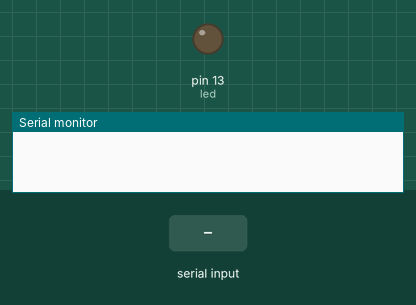
This sketch was run on a simulated Arduino Uno, built with avr-gcc and run on an emulated ATmega328P. On the bench: output pins drawn as LEDs (lit = HIGH), the last lines printed to the serial monitor. The test bench sets the inputs (shaded band).

Above: at 1.2 s.
1.3 s: "a" received over Serial
At 1.7 s:
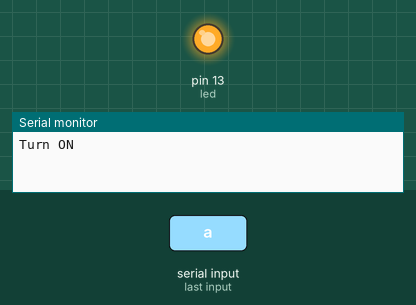
2.8 s: "b" received over Serial
At 4.1 s:
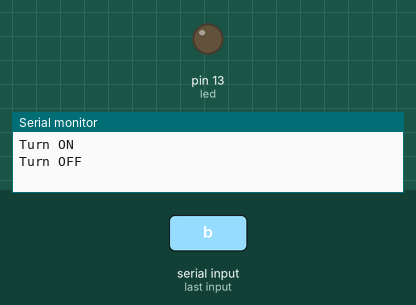
Timing chart, 0 to 5.8 s (numbered marks = the images above; inputs shaded):
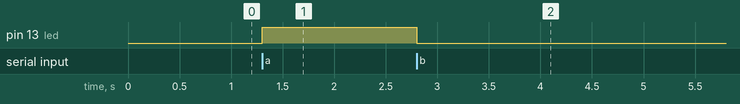

Measured:
- after the input at 1.3 s, pin 13 (led): LOW → HIGH at once
- after the input at 2.8 s, pin 13 (led): HIGH → LOW at once

The sketch:

BlueTooth_ino.ino
```cpp
byte ch;                    //定义变量ch
int led = 13;                 //定义LED灯端口
void setup()
{
  Serial.begin(9600);         //设置通信波特率为9600
  pinMode(led,OUTPUT);
}

void loop()
{
  if ( Serial.available() )       //判断缓冲器是否接收到数据
  {
    ch = Serial.read();        //有数据，将接收到的数据赋值ch
if ( ch == 'a' )           //收到字符‘a’
    {
      Serial.println("Turn ON");
      digitalWrite(led, HIGH);
    }
    else if(ch == 'b')          //收到字符‘b’
    {
      Serial.println("Turn OFF");
      digitalWrite(led, LOW);
    }
  }
}
```
